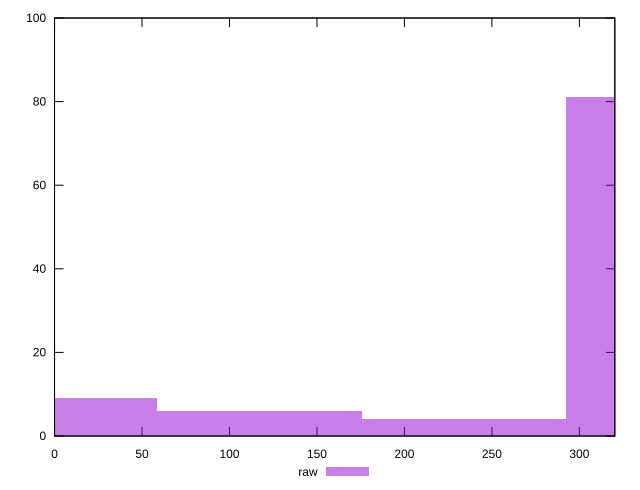

Generate this figure with gnuplot:
reset

$raw <<EOF
0 9
351.141612537402 81
117.047204179134 6
234.094408358268 4
EOF

set key outside below
set boxwidth 117.047204179134
set xrange [0:320.262]
set yrange [0:100]
set trange [0:100]
set style fill transparent solid 0.5 noborder
set terminal svg size 640, 490 enhanced background rgb 'white'
set output "reprap/uses-rel-preconnect/samples/pages/raw/histogram.svg"

plot $raw title "raw" with boxes

reset
